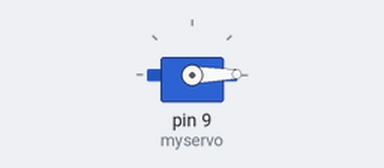
A sketch run on a simulated Arduino Uno, built with avr-gcc and run on an emulated ATmega328P. Shown: servo.

Above: at 0.05 s.
At 1.15 s:
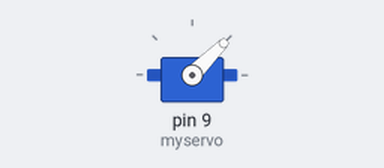
At 2.25 s:
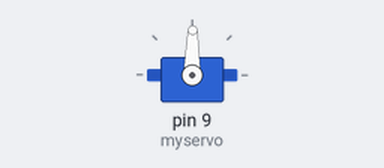
At 4.5 s:
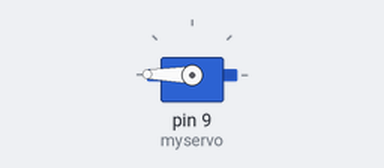
Timing chart, 0 to 8.5 s (numbered marks = the images above):
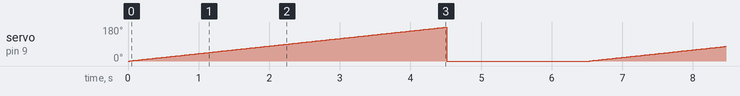

The sketch:

servo_example2.ino
```cpp
#include <Servo.h>

Servo myservo;  // create servo object to control a servo

void setup() {
  myservo.attach(9);  // attaches the servo on pin 9 to the servo object
}

void loop() {

  for (int i=0; i<180; i++){
    myservo.write(i);                  // sets the servo position according to the scaled value
    delay(25);                           // waits for the servo to get there
  }
  myservo.write(0);
  delay(2000);

}
```

Measured:
- by itself, servo on pin 9 (myservo): ramps from 0° to 179° and jumps back, once every 6.5 s
